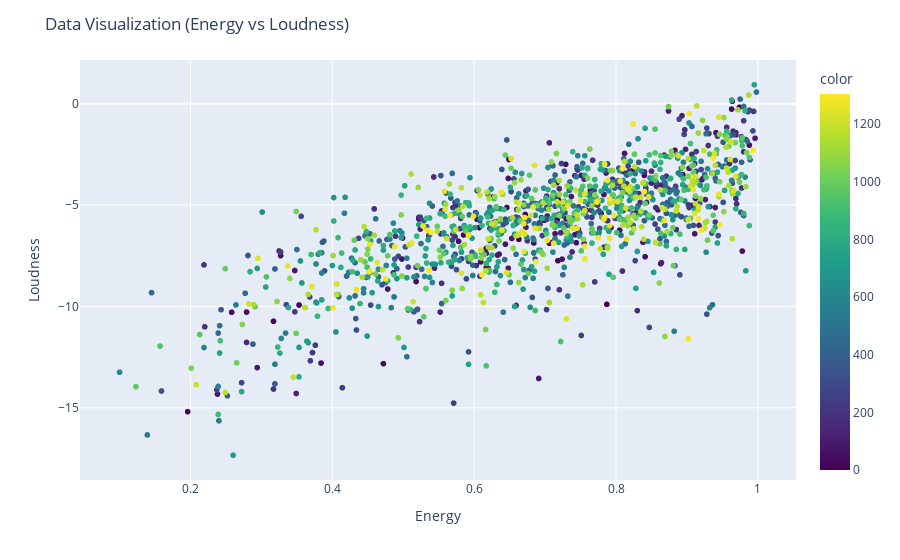

The code cell stored with this chart in its notebook:
### Code cell
#creates 2d interactive plot using 2 features, cannot portray more than 2d
#hover over points for info
fig = px.scatter(
    x=X['energy'], #liveness
    y=X['loudness'],  #danceability
    color_continuous_scale='viridis', 
    hover_data={'Song Name': df['Song Name']}  #, 'genre': df['genre']} 
)

#set labels here
fig.update_layout(
    title='Data Visualization (Energy vs Loudness)',
    xaxis_title='Energy',
    yaxis_title='Loudness'
)

fig.show()
fig.write_html("int_scatter.html")

### Figure 1 — Plotly figure (JSON) as saved in the notebook; plotly's stock layout.template omitted (floating-point values rounded to 4 significant figures; data arrays with more than 128 entries replaced by an {"elided": "..."} marker saying what was removed)
{"data": [{"customdata": {"elided": "1306x1 str values"}, "hovertemplate": "x=%{x}<br>y=%{y}<br>Song Name=%{customdata[0]}<br>color=%{marker.color}<extra></extra>", "legendgroup": "", "marker": {"color": {"elided": "1306 int values"}, "coloraxis": "coloraxis", "symbol": "circle"}, "mode": "markers", "name": "", "showlegend": false, "type": "scattergl", "x": {"elided": "1306 float values"}, "xaxis": "x", "y": {"elided": "1306 float values"}, "yaxis": "y"}], "layout": {"coloraxis": {"colorbar": {"title": {"text": "color"}}, "colorscale": [[0, "#440154"], [0.1111, "#482878"], [0.2222, "#3e4989"], [0.3333, "#31688e"], [0.4444, "#26828e"], [0.5556, "#1f9e89"], [0.6667, "#35b779"], [0.7778, "#6ece58"], [0.8889, "#b5de2b"], [1, "#fde725"]]}, "legend": {"tracegroupgap": 0}, "margin": {"t": 60}, "title": {"text": "Data Visualization (Energy vs Loudness)"}, "xaxis": {"anchor": "y", "domain": [0, 1], "title": {"text": "Energy"}}, "yaxis": {"anchor": "x", "domain": [0, 1], "title": {"text": "Loudness"}}}}
